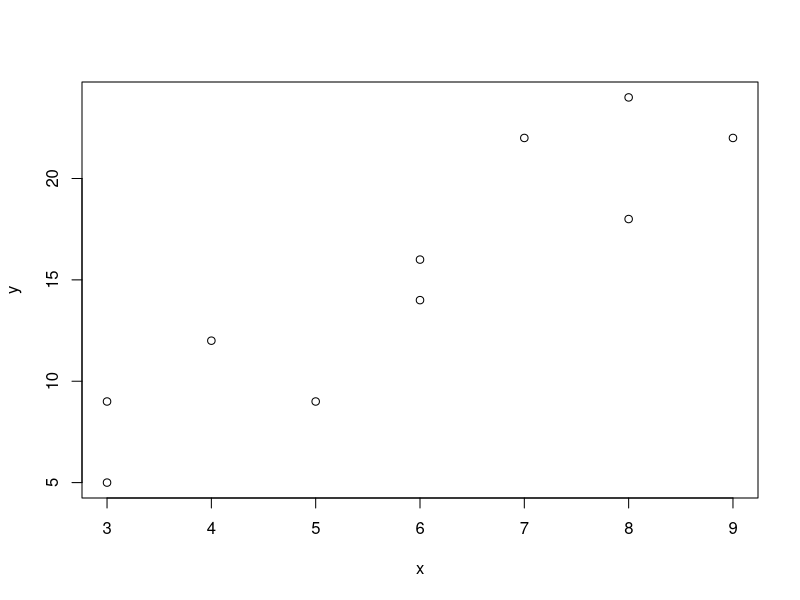
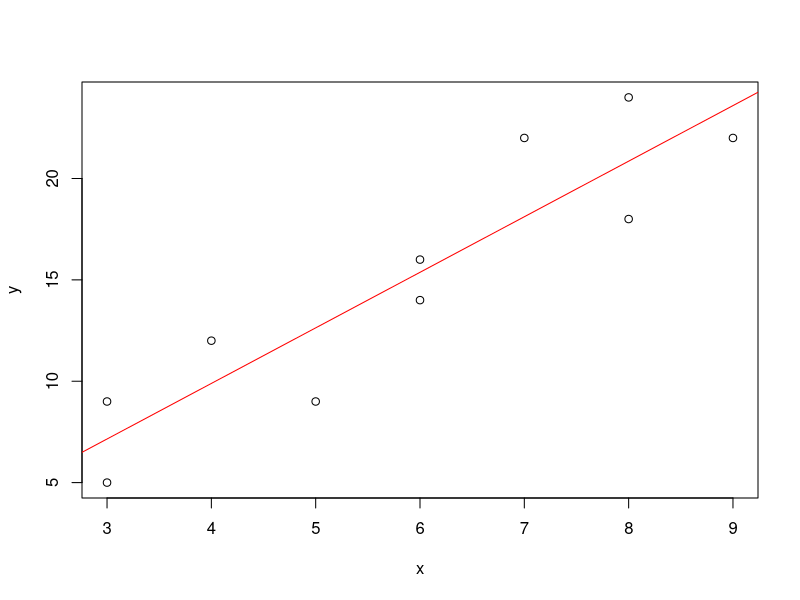
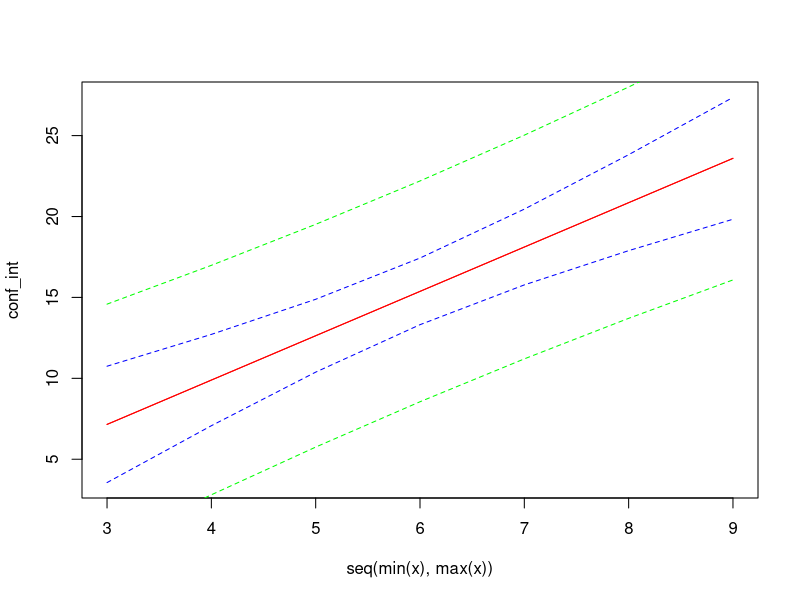
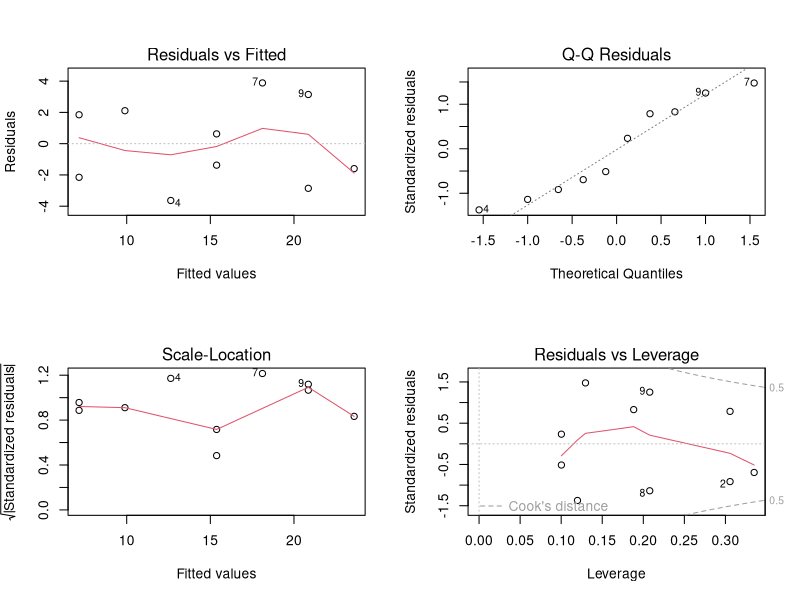
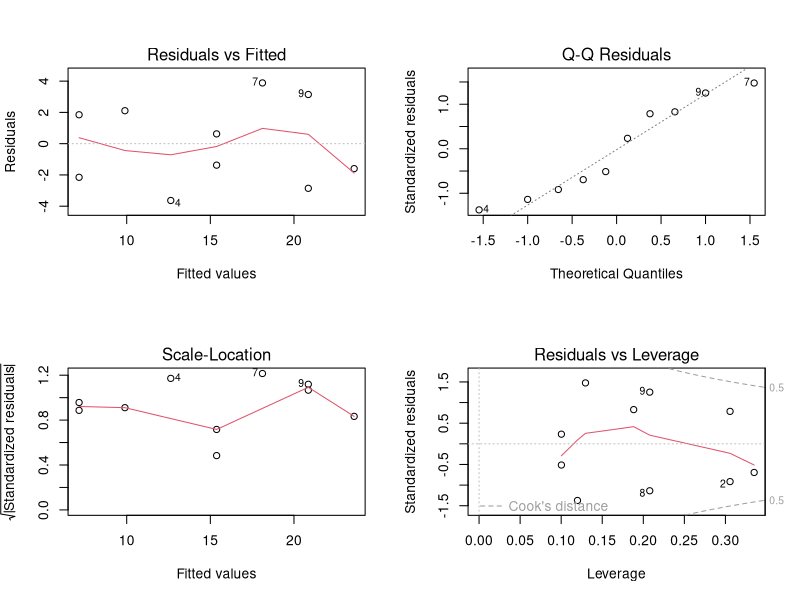
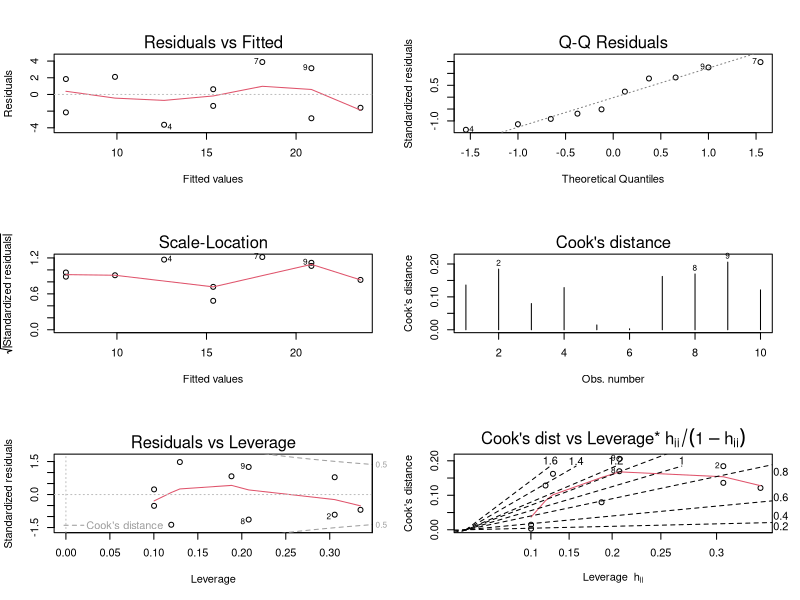
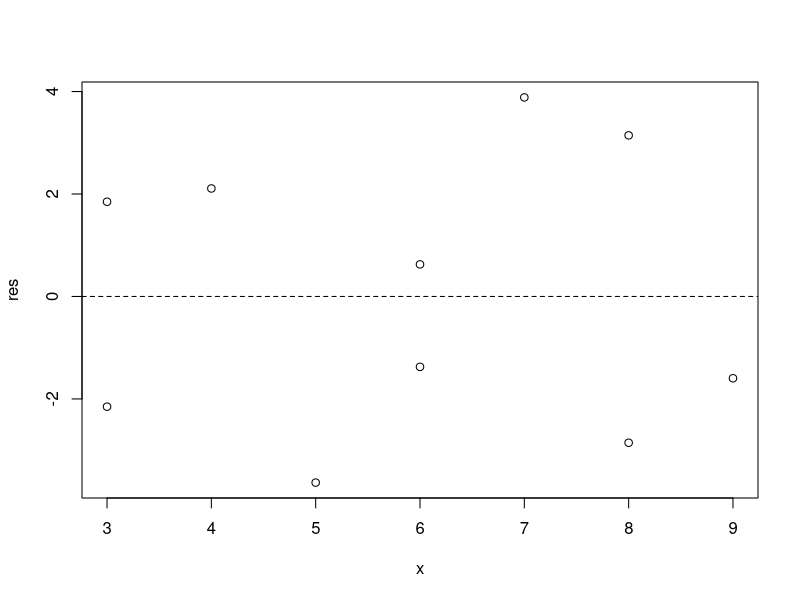
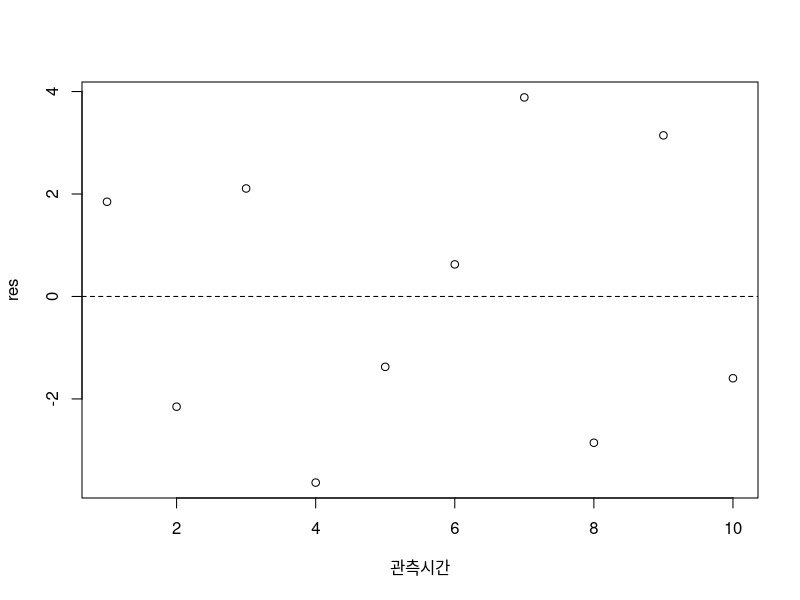

These figures' R source, in order:
## 선형 관계의 정도
#예제. 다음 표는 어떤 알레르기 증세에 효과가 있다고 하는 새로 개발된 약품의 복용량(mg)과 효과가 지속되는 기간(일)을 기록한 자료이다.
x <- c(3,3,4,5,6,6,7,8,8,9);x
y <- c(9,5,12,9,14,16,22,18,24,22);y

plot(x,y)

xbar <- mean(x);xbar
Sxx <- (x-xbar)%*%(x-xbar);Sxx

ybar <- mean(y);ybar
Sxy <- (x-xbar)%*%(y-ybar);Sxy

Syy <- (y-ybar)%*%(y-ybar);Syy

SST <- Syy;SST
SSE <- Syy - Sxy^2/Sxx;SSE
SSR <- Sxy^2/Sxx;SSR

SST-SSR;SSE

beta1_hat <- Sxy/Sxx;beta1_hat
beta0_hat <- ybar-beta1_hat*xbar;beta0_hat

pred <- beta0_hat + beta1_hat*x;pred
res <- y - pred;res

res%*%res;SSE

R2 <- SSR/SST;R2
1-SSE/SST
cor(x,y)^2


## lm 함수
model <- lm(y~x);model
summary(model)

res <- residuals(model);res # 잔차
res%*%res;SSE
(2.821)^2*8

beta <- coef(model);beta # 회귀계수

confint(model) # 회귀계수의 95% 신뢰구간
confint(model, level=0.90) # 회귀계수의 90% 신뢰구간

fitted(model) # 적합값 - 기존 데이터
predict(model) # 적합값
predict(model, newdata=data.frame(x=7.5)) # 새로운 값에 대한 예측값

predict(model, newdata=data.frame(x=seq(min(x),max(x))))
predict(model, newdata=data.frame(x=seq(min(x),max(x))),interval='none')
conf_int <- predict(model, newdata=data.frame(x=seq(min(x),max(x))),interval='confidence');conf_int # 평균반응에 대한 신뢰구간
pred_int <- predict(model, newdata=data.frame(x=seq(min(x),max(x))),interval='prediction');pred_int # 반응변수값에 대한 신뢰구간: 예측구간

plot(x,y)
abline(coef(model),col='red')
matplot(seq(min(x),max(x)), conf_int, type = "n")
matlines(seq(min(x),max(x)), conf_int,
         lty = c(1, 2, 2),col=c('red','blue','blue'))
matlines(seq(min(x),max(x)), pred_int,
         lty = c(1, 2, 2),col=c('red','green','green'))

deviance(model) # 잔차제곱합

## 잔차진단
# 잔차 plot - 잔차 vs. 적합값 & 정규확률그림
par(mfrow=c(2,2))
plot(model)
plot(model,which=c(1:3,5))

par(mfrow=c(3,2))
plot(model,which=c(1:6))

# 잔차 vs. 독립변수값
par(mfrow=c(1,1))
plot(x,res)
abline(h=0,lty=2)

# 시간에 따른 잔차 그림
index <- 1:length(res);index
plot(index,res, xlab='관측시간')
abline(h=0,lty=2)

# e_i vs. e_(i-1)
plot(res[1:length(res)-1],res[2:length(res)],
     xlab='e_(i-1)',ylab='e_i')

# 부호가 반대면 잔차 vs. 독립변수값 그림과 잔차 vs. 적합값 그림 경향 반대
y_neg <- -y;y_neg
x
m <- lm(y_neg~x);m
plot(x,residuals(m))
plot(fitted(m),residuals(m))
